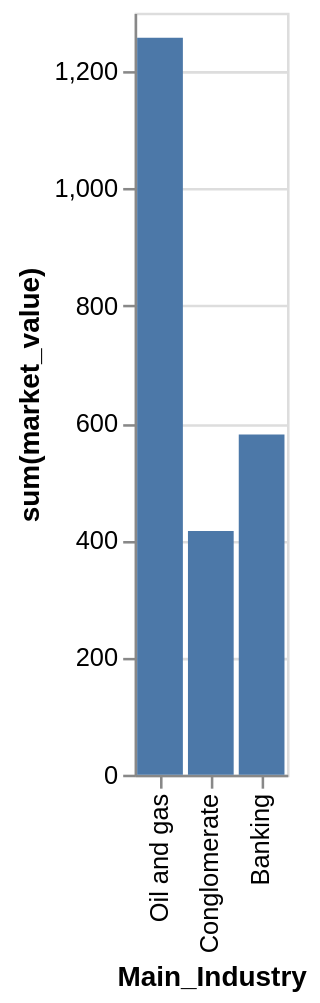

Describe this chart as a Vega-Lite specification.
### Vega-Lite specification from a JSON file in a GitHub repository (floating-point values rounded to 4 significant figures)
{"data": {"values": [{"x_data": "Oil and gas", "y_data": 1257.0}, {"x_data": "Conglomerate", "y_data": 415.9}, {"x_data": "Banking", "y_data": 580.4}]}, "mark": "bar", "encoding": {"x": {"field": "x_data", "type": "nominal", "title": "Main_Industry", "sort": "descending"}, "y": {"field": "y_data", "type": "quantitative", "title": "sum(market_value)"}}}
